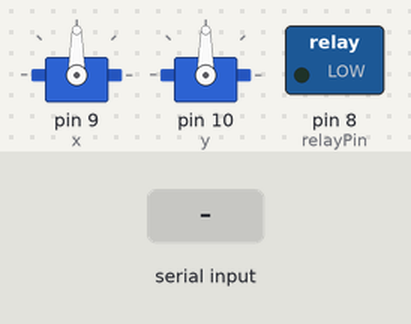
Bench run of a sketch on a simulated Arduino Uno, built with avr-gcc and run on an emulated ATmega328P. Shown: 2 × servo, switched loads named in the sketch (green lamp = pin HIGH). Inputs (shaded band) come from the test bench.

Above: at 1.2 s.
1.3 s: "90,45\n" received over Serial
At 2.4 s:
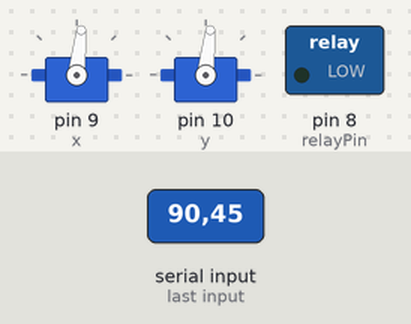
2.8 s: "30,150\n" received over Serial
At 3.6 s:
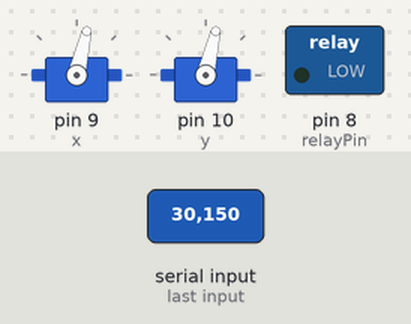
Timing chart, 0 to 5.8 s (numbered marks = the images above; inputs shaded):
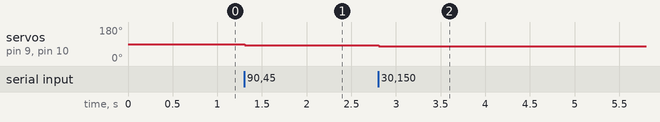

Measured:
- after the input at 1.3 s, servo on pin 9 (x), servo on pin 10 (y): 90° → 84° at once
- after the input at 2.8 s, servo on pin 9 (x), servo on pin 10 (y): 84° → 77° at once

The sketch:

servo_atmpt2.ino
```cpp
#include<Servo.h>

Servo x, y;
int relayPin = 8;
int width = 640, height = 480;
int xpos = 90, ypos = 90;
int centerTolerance = 45;

void setup() {
  Serial.begin(9600);
  x.attach(9);
  y.attach(10);
  pinMode(relayPin, OUTPUT);
  digitalWrite(relayPin, LOW);
  x.write(xpos);
  y.write(ypos);
}

const int angle = 1;

void loop() {
  if (Serial.available() > 0) {
    int x_mid, y_mid;
    if (Serial.read() == 'X') {
      x_mid = Serial.parseInt();  // Read center x-coordinate
      if (Serial.read() == 'Y') {
        y_mid = Serial.parseInt(); // Read center y-coordinate
      }
    }

    // Adjust servo positions if the face is outside the squared center region
    if (x_mid > width / 2 + centerTolerance) xpos += angle;
    if (x_mid < width / 2 - centerTolerance) xpos -= angle;


    if (y_mid > height / 2 + centerTolerance) ypos -= angle; // Inverted
    if (y_mid < height / 2 - centerTolerance) ypos += angle;


    xpos = constrain(xpos, 0, 180);
    ypos = constrain(ypos, 35, 160);

    x.write(xpos);
    y.write(ypos);

    // Activate the relay (fire the gun) if the face is centered within tolerance
    if (abs(x_mid - width / 2) <= centerTolerance && abs(y_mid - height / 2) <= centerTolerance) {
      digitalWrite(relayPin, HIGH); // Activate relay to "fire"
      delay(100); // Relay active time, simulating a "fire" duration
      digitalWrite(relayPin, LOW); // Deactivate relay, ending the "fire" action
    }
    digitalWrite(relayPin, LOW);
  }

  digitalWrite(relayPin, LOW);
}
```
